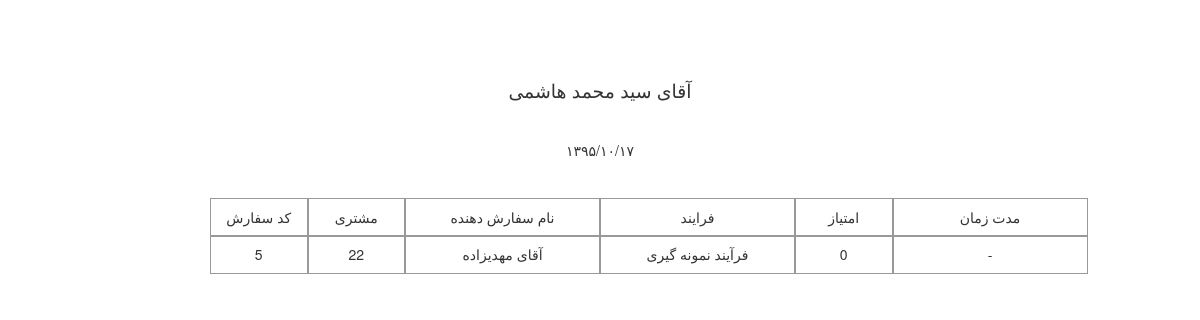
Page /reserve/printFormsByOneKargar/3/ on the committed database.
### UserManager/models.py (models this page shows, shortened)
class Kargar(models.Model):
    name = models.CharField(max_length=200, verbose_name='نام',)
    class Meta:
        verbose_name = 'کارگر'
        verbose_name_plural = 'کارگر'

class Customer(models.Model):
    user = models.OneToOneField(User,)
    username = models.CharField(max_length=100)
    name = models.CharField(max_length=100, null=True, verbose_name='نام')
    phoneNumber = models.CharField(max_length=50, verbose_name='شماره تلفن همراه',)
    email = models.EmailField(verbose_name='ایمیل',)
    moaref = models.CharField(max_length=200, verbose_name='نام معرف',)
    workPhoneNumber = models.CharField(max_length=50, verbose_name='تلفن محل کار',)
    address = models.TextField(verbose_name='آدرس',)
    companyName = models.CharField(verbose_name='نام شرکت', max_length=100)
    class Meta:
        verbose_name = 'مشتری'
        verbose_name_plural = 'مشتری'

### ReserveForm/models.py (models this page shows, shortened)
class ProcessFormKargar(models.Model):
    process = models.ForeignKey(Process, verbose_name='فرایند',)
    kargar = models.ForeignKey(Kargar, verbose_name='کارگر',)
    form = models.ForeignKey(ReserveForm, verbose_name='کد سفارش',)
    rate = models.IntegerField(verbose_name='امتیاز کارگر', null=True, blank=True, default=0)
    startDay = models.IntegerField(choices=dayChoice, verbose_name='روز شروع', blank=True, null=True)
    startMonth = models.IntegerField(choices=monthChoice, verbose_name='ماه شروع', blank=True, null=True)
    startYear = models.IntegerField(choices=yearChoice, verbose_name='سال شروع', blank=True, null=True)
    endDay = models.IntegerField(choices=dayChoice, verbose_name='روز اتمام', blank=True, null=True)
    endMonth = models.IntegerField(choices=monthChoice, verbose_name='ماه اتمام', blank=True, null=True)
    endYear = models.IntegerField(choices=yearChoice, verbose_name='سال اتمام', blank=True, null=True)
    startDateTime = models.DateTimeField(null=True, blank=True)
    endDateTime = models.DateTimeField(null=True, blank=True)
    class Meta:
        verbose_name = 'وضعیت سفارش'
        verbose_name_plural = 'وضعیت سفارش'
    def get_duration(self):
        if self.startDateTime is None or self.endDateTime is None:
            return '-'
        duration = self.endDateTime - self.startDateTime
        hours, reminder = divmod(duration.seconds, 3600)
        return 'روز' + '\t' + str(duration.days) + ' | ' +     'ساعت' + str(hours)

class ReserveForm(models.Model):
    customer = models.ForeignKey(Customer, verbose_name='مشتری', )
    tarh = models.ImageField(upload_to='tarh/', verbose_name='طرح', blank=True, null=True)
    serviceTarh = models.ManyToManyField('ServiceTarh', verbose_name='خدمات طرح', blank=True)
    hasParche = models.BooleanField(verbose_name='پارچه دارد',)
    parche = models.ForeignKey('Parche',verbose_name='پارچه', blank=True, null=True)
    parcheWidth = models.IntegerField(verbose_name='عرض پارچه', blank=True, null=True)
    parcheHeight = models.IntegerField(verbose_name='طول پارچه', blank=True, null=True)
    number = models.IntegerField(verbose_name='تعداد', blank=True, null=True)
    typeChap = models.ForeignKey('Chap', verbose_name='چاپ', blank=True, null=True)
    dookht = models.ForeignKey('Dookht', verbose_name='دوخت', blank=True, null=True,)
    hasLabel = models.BooleanField(verbose_name='لیبل دارد', )
    otherServices = models.ManyToManyField('OtherServices', verbose_name='سایر خدمات', blank=True)
    reserveDay = models.IntegerField(choices=dayChoice, verbose_name='روز', blank=True, null=True)
    reserveMonth = models.IntegerField(choices=monthChoice, verbose_name='ماه', blank=True, null=True)
    reserveYear = models.IntegerField(verbose_name='سال', blank=True, null=True)
    deliveryDay = models.IntegerField(choices=dayChoice, verbose_name='روز', blank=True, null=True)
    deliveryMonth = models.IntegerField(choices=monthChoice, verbose_name='ماه', blank=True, null=True)
    deliveryYear = models.IntegerField(verbose_name='سال', blank=True, null=True)
    description = models.TextField(verbose_name='توضیح', blank=True, null=True)
    process = models.ForeignKey('Process', verbose_name='فرایند', blank=True, null=True, default=2)
    class Meta:
        verbose_name = "سفارش"
        verbose_name_plural = "سفارش"

class Process(models.Model):
    name = models.CharField(max_length=100, verbose_name='نام',)
    class Meta:
        verbose_name = 'فرایند'
        verbose_name_plural = 'فرایند'

### ReserveForm/views.py (the view)
# urls.py: url(r'^printFormsByOneKargar/(?P<id>[0-9]+)/', view=views.printReserveFormsByOneKargar, name='PrintFormsByOneKargar'),
def printReserveFormsByOneKargar(request, id):
    karger = Kargar.objects.get(id=id)
    context = {'processformkargars':karger.processformkargar_set.all(), 'kargar':karger, 'current_time':get_current_time()}
    return render(request, 'printReservesByOneKargar.html', context=context)

### ReserveForm/date_manager/Miladi_To_Shamsi.py (called while the page is built)
def convert_miladi_to_shamsi(miladiDate):
    isLeap = False
    if (miladiDate['year'] - 2004)%4 == 0:
        isLeap = True
    totalDayInMiladi = (miladiDate['year']-1)*365 + month_convert_to_day(miladiDate['month'], isLeap) + miladiDate['day']+\
                       count_day_of_leapYear(miladiDate['year'])
    totalDayInShamsi = totalDayInMiladi - 226899
    return count_year_month_day_according_to_day(totalDayInShamsi)

def count_day_of_leapYear(numOfYear):
    return int((numOfYear-1)/4)

def count_year_month_day_according_to_day(numOfDays):
    numOfYear = int(numOfDays/365)
    numOfLeap = int((numOfYear-1)/4)
    days = int(numOfDays%365)
    while numOfLeap > days:
        numOfYear -= 1
        days += 365
    days -= numOfLeap
    numOfYear += 1
    monthAndDay = count_month_and_day_from_totalDay(days)
    return {'year':numOfYear, 'month':monthAndDay['month'], 'day':monthAndDay['day']}

def count_month_and_day_from_totalDay(numOfDay):
    numOfMonth = 1
    if numOfDay <= 186:
        while numOfDay > 31:
            numOfDay -= 31
            numOfMonth += 1
    elif numOfDay > 186:
        numOfDay -= 186
        numOfMonth += 6
        while numOfDay > 30:
            numOfDay -= 30
            numOfMonth += 1
    return {'month':numOfMonth, 'day':numOfDay}

def month_convert_to_day(numOfMonth, isLeap):
    numOfDays = 0
    if numOfMonth > 1:
        numOfDays += 31
    if numOfMonth > 2:
        if isLeap == True:
            numOfDays += 29
        else:
            numOfDays += 28
    if numOfMonth > 3:
        numOfDays += 31
    if numOfMonth > 4:
        numOfDays += 30
    if numOfMonth > 5:
        numOfDays += 31
    if numOfMonth > 6:
        numOfDays += 30
    if numOfMonth > 7:
        numOfDays += 31
    if numOfMonth > 8:
        numOfDays += 31
    if numOfMonth > 9:
        numOfDays += 30
    if numOfMonth > 10:
        numOfDays += 31
    if numOfMonth > 11:
        numOfDays += 30
    return numOfDays

### ReserveForm/models.py (called while the page is built)
def get_current_time():
    current_date_time = datetime.datetime.now()
    shamsi_date_time = convert_miladi_to_shamsi({'year':current_date_time.year, 'month':current_date_time.month, 'day':current_date_time.day})
    return IntegerToPersian(shamsi_date_time['year'])+'/'+IntegerToPersian(shamsi_date_time['month'])+'/'+IntegerToPersian(shamsi_date_time['day'])

### templates/printReservesByOneKargar.html (shortened to what this page needs)
<!DOCTYPE html>
{% load static %}
<html lang="en">
<head>
    <link href="{% static 'bootstrap-3.3.7-dist/css/bootstrap.min.css' %}" rel="stylesheet" type="text/css">
    <link href="{% static 'css/printReserveByOneKargar.css' %}" rel="stylesheet" type="text/css">
</head>
<body>
<div id="main-content-wrapper" class="container">
    <div id="kargar-name">
        {{ kargar.name }}
    </div>
    <div id="time-wrapper">
        {{ current_time }}
    </div>
    <div class="row">
        <div class="col-md-1 col-sm-1 col-lg-1 col-xs-2 col-xs-offset-1 col-md-offset-2 cell center-horizontally">
            کد سفارش
        </div>
        <div class="col-md-1 col-sm-1 col-lg-1 col-xs-1 cell center-horizontally">
مشتری
        </div>
        <div class="col-md-1 col-sm-1 col-lg-2 col-xs-2 cell center-horizontally">
نام سفارش دهنده
        </div>
        <div class="col-md-1 col-sm-1 col-lg-2 col-xs-2 cell center-horizontally">
فرایند
        </div>
        <div class="col-md-1 col-sm-1 col-lg-1 col-xs-1 cell center-horizontally">
امتیاز
        </div>
        <div class="col-md-1 col-sm-1 col-lg-2 col-xs-2 cell center-horizontally">
مدت زمان
        </div>
    </div>
    {% for processformkargar in processformkargars %}
        <div class="row">
            <div class="col-md-1 col-xs-2 col-xs-offset-1 col-md-offset-2 cell center-horizontally">
{{ processformkargar.form.id }}
            </div>
            <div class="col-md-1 col-xs-1 cell center-horizontally">
{{ processformkargar.form.customer.id }}
            </div>
            <div class="col-md-2 col-xs-2 cell center-horizontally">
{{ processformkargar.form.customer.name }}
            </div>
            <div class="col-md-2 col-xs-2 cell center-horizontally">
{{ processformkargar.process.name }}
            </div>
            <div class="col-md-1 col-xs-1 cell center-horizontally">
{{ processformkargar.rate }}
            </div>
            <div class="col-md-2 col-xs-2 cell center-horizontally">
{{ processformkargar.get_duration }}
            </div>
        </div>
    {% endfor %}
</div>
</body>
</html>

### static/css/printReserveByOneKargar.css (style rules this page uses)
#main-content-wrapper { padding-top: 2cm; }
.center-horizontally { text-align: center; }
.cell { border: solid 1px #999999; height: 1cm; padding-top: 0.2cm; }
#kargar-name { text-align: center; margin-bottom: 1cm; font-size: 0.5cm; }
#time-wrapper { text-align: center; margin-bottom: 1cm; }

### rows in the picture
Kargar: name "آقای سید محمد هاشمی"
ProcessFormKargar: form.id "5", form.customer.id "22", form.customer.name "آقای مهدیزاده", process.name "فرآیند نمونه گیری", rate "0", get_duration "-"

### other values in the picture
{{ current_time }} "۱۳۹۵/۱۰/۱۷"
